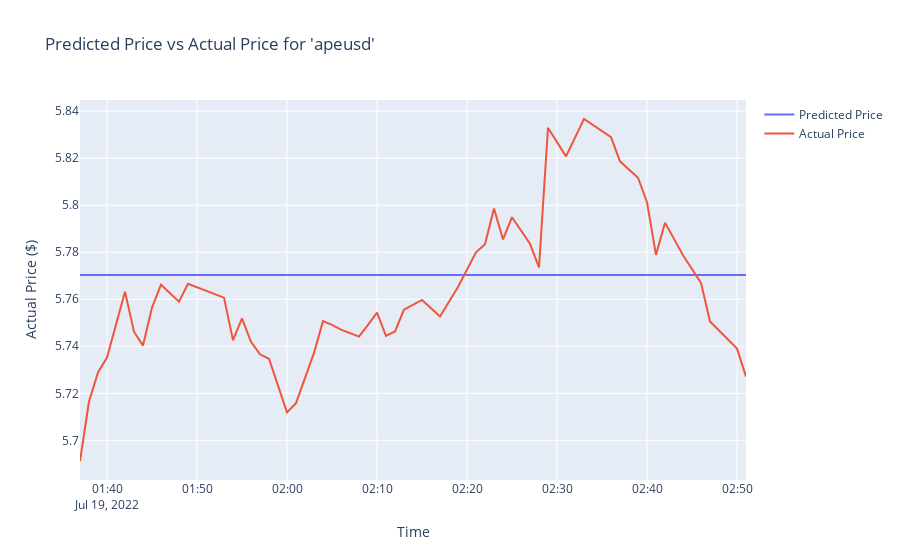

Notebook cell for this chart:
### Code cell
print(len(test_predictions[0]))
print()
def ave_percentage_error(y_true, y_pred):
    return np.mean(np.abs((y_true - y_pred) / y_true)) * 100
#print(ave_percentage_error(price_test_y, forecast_price))

fig = go.Figure()
pred_line = go.Scatter(x=time_test_y[:len(forecast_price)], y=forecast_price, mode = 'lines', name = 'Predicted Price')
fig.add_trace(pred_line)

fig.add_trace(go.Scatter(x=time_test_y[:len(forecast_price)], y=price_test_val[:len(forecast_price)], mode = 'lines', name = 'Actual Price'))

fig.update_layout(xaxis_title="Time", yaxis_title="Actual Price ($)", title=f"Predicted Price vs Actual Price for '{crypto_name}'")

#fig.write_json('LSTM_figures/'+f"{fig_name}_{crypto_name}_predicted_price_test.json")
fig.show()
